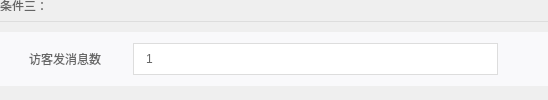
              <widget class="QWidget" name="widget_5_conditionThree" native="true">
               <layout class="QVBoxLayout" name="verticalLayout_8">
                <property name="spacing">
                 <number>10</number>
                </property>
                <property name="leftMargin">
                 <number>0</number>
                </property>
                <property name="topMargin">
                 <number>0</number>
                </property>
                <property name="rightMargin">
                 <number>0</number>
                </property>
                <property name="bottomMargin">
                 <number>14</number>
                </property>
                <item>
                 <widget class="QWidget" name="widget_11" native="true">
                  <property name="minimumSize">
                   <size>
                    <width>0</width>
                    <height>11</height>
                   </size>
                  </property>
                  <property name="maximumSize">
                   <size>
                    <width>16777215</width>
                    <height>11</height>
                   </size>
                  </property>
                  <layout class="QHBoxLayout" name="horizontalLayout_6">
                   <property name="spacing">
                    <number>5</number>
                   </property>
                   <property name="margin">
                    <number>0</number>
                   </property>
                   <item>
                    <widget class="QLabel" name="label_7">
                     <property name="styleSheet">
                      <string notr="true">font: 12px &quot;微软雅黑&quot;;
color: #656565;</string>
                     </property>
                     <property name="text">
                      <string>条件三：</string>
                     </property>
                    </widget>
                   </item>
                   <item>
                    <spacer name="horizontalSpacer_8">
                     <property name="orientation">
                      <enum>Qt::Horizontal</enum>
                     </property>
                     <property name="sizeHint" stdset="0">
                      <size>
                       <width>40</width>
                       <height>20</height>
                      </size>
                     </property>
                    </spacer>
                   </item>
                  </layout>
                 </widget>
                </item>
                <item>
                 <widget class="Line" name="line_4">
                  <property name="minimumSize">
                   <size>
                    <width>0</width>
                    <height>1</height>
                   </size>
                  </property>
                  <property name="maximumSize">
                   <size>
                    <width>16777215</width>
                    <height>1</height>
                   </size>
                  </property>
                  <property name="styleSheet">
                   <string notr="true">border: 0px;
background-color: #dddddd;</string>
                  </property>
                  <property name="orientation">
                   <enum>Qt::Horizontal</enum>
                  </property>
                 </widget>
                </item>
                <item>
                 <widget class="QWidget" name="widget_conditionThreeBg" native="true">
                  <property name="styleSheet">
                   <string notr="true">QWidget#widget_conditionThreeBg
{
background-color: #F9F9FB;
}</string>
                  </property>
                  <layout class="QHBoxLayout" name="horizontalLayout_8">
                   <property name="spacing">
                    <number>28</number>
                   </property>
                   <property name="margin">
                    <number>10</number>
                   </property>
                   <item>
                    <widget class="QCheckBox" name="m_cbox_visitorSendMsgCount">
                     <property name="minimumSize">
                      <size>
                       <width>95</width>
                       <height>0</height>
                      </size>
                     </property>
                     <property name="maximumSize">
                      <size>
                       <width>95</width>
                       <height>16777215</height>
                      </size>
                     </property>
                     <property name="styleSheet">
                      <string notr="true">font: 12px &quot;微软雅黑&quot;;
color: #666666;
background-color: rgba(255, 255, 255, 0);</string>
                     </property>
                     <property name="text">
                      <string>访客发消息数</string>
                     </property>
                    </widget>
                   </item>
                   <item>
                    <widget class="QSpinBox" name="m_sbox_visitorSendMsgCount">
                     <property name="minimumSize">
                      <size>
                       <width>365</width>
                       <height>32</height>
                      </size>
                     </property>
                     <property name="maximumSize">
                      <size>
                       <width>365</width>
                       <height>32</height>
                      </size>
                     </property>
                     <property name="styleSheet">
                      <string notr="true">QSpinBox
{
border: 1px solid #DDDDDD;
padding-left:10px;
font: 12px &quot;微软雅黑&quot;;
color: #656565;
}

QSpinBox::up-button
{
width: 0px;
height: 0px;
}
QSpinBox::down-button
{
width: 0px;
height: 15px;
}</string>
                     </property>
                     <property name="specialValueText">
                      <string/>
                     </property>
                     <property name="minimum">
                      <number>1</number>
                     </property>
                     <property name="maximum">
                      <number>200</number>
                     </property>
                    </widget>
                   </item>
                   <item>
                    <spacer name="horizontalSpacer_9">
                     <property name="orientation">
                      <enum>Qt::Horizontal</enum>
                     </property>
                     <property name="sizeHint" stdset="0">
                      <size>
                       <width>40</width>
                       <height>20</height>
                      </size>
                     </property>
                    </spacer>
                   </item>
                  </layout>
                 </widget>
                </item>
               </layout>
              </widget>
